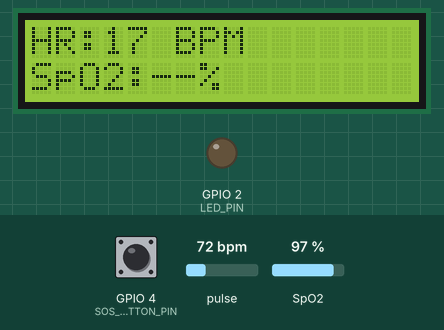
The sketch below on a simulated ESP32. Shown: 16×2 character LCD, output pins drawn as LEDs (lit = HIGH). The inputs (shaded band) are chosen by the test bench; at power-on: GPIO 4 (SOS_BUTTON_PIN) HIGH, pulse 72 bpm, SpO2 97 %. WiFi joins after 1.5 s; servers stay silent unless stated; uploads are accepted with an empty reply; what the sketch prints to the serial monitor is not drawn.

Above: at 4.4 s.
4.5 s: GPIO 4 (SOS_BUTTON_PIN) pulled LOW for 0.15 s
At 5.1 s:
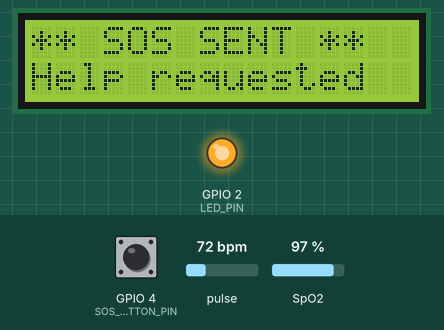
7.7 s: pulse set to 100 bpm
At 8.5 s:
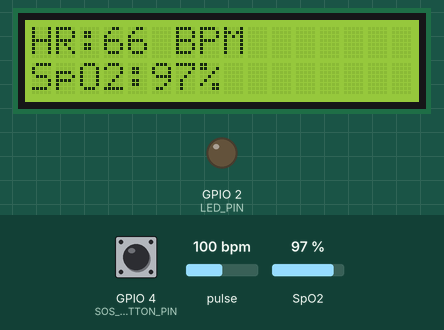
9.2 s: SpO2 set to 80 %
At 11.8 s:
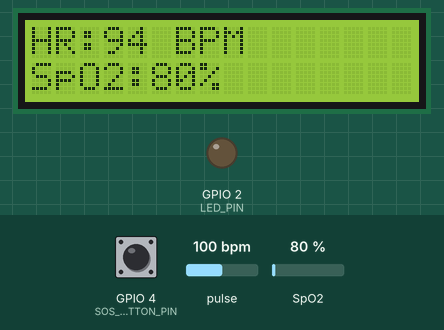
12.3 s: GPIO 4 (SOS_BUTTON_PIN) pulled LOW for 1 s
At 14.9 s:
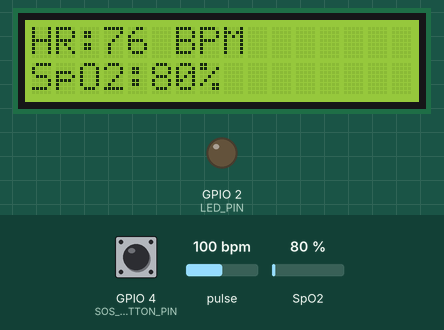
17.0 s: pulse set to 42 bpm
At 19.1 s:
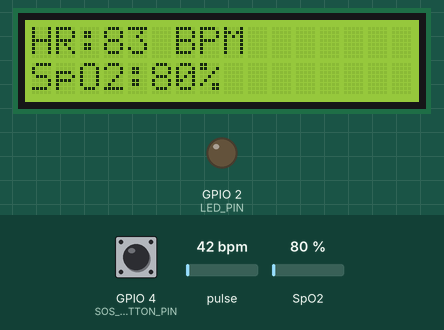
21.1 s: pulse set to 130 bpm
At 22.0 s:
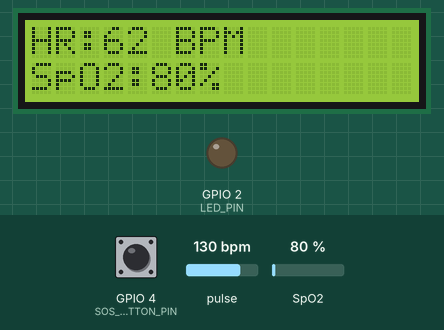
Timing chart, 0 to 24.1 s (numbered marks = the images above; inputs shaded):
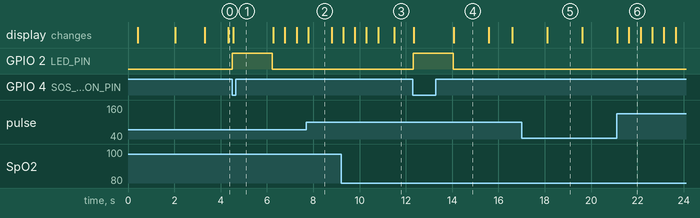

Measured:
- after the input at 4.5 s, GPIO 2 (LED_PIN): LOW → HIGH at once, → LOW 1.7 s later; the display: changes at once (image 1)
- after the input at 7.7 s, the display: changes after 0.08 s (image 2)
- after the input at 12.3 s, GPIO 2 (LED_PIN): LOW → HIGH at once, → LOW 1.7 s later; the display: first changes at once (image 4 shows a later state)
- what the display in image 2 shows lasts 1.0 s, from 7.8 s to 8.8 s
- what the display in image 4 shows lasts 1.5 s, from 14.1 s to 15.6 s
- what the display in image 6 shows lasts 0.5 s, from 21.6 s to 22.1 s

The sketch:

wristband_max30102.ino
```cpp
/*
 * VitalBand — Wrist Patch firmware (ESP32 + MAX30102 + I2C LCD + SOS button)
 * ==========================================================================
 * Replaces the MPU6050 used in the Wokwi simulation with the real MAX30102
 * pulse-oximeter. The WIRING IS UNCHANGED: the MAX30102 is an I2C device just
 * like the MPU6050, so it sits on the same SDA/SCL pair alongside the LCD.
 * Only the address differs (MAX30102 = 0x57, MPU6050 was 0x68).
 *
 * WHAT IT DOES
 *   - Reads heart rate + SpO2 from the MAX30102
 *   - Shows them live on the I2C LCD
 *   - Sends telemetry to the VitalBand backend every 5 s
 *   - SOS button fires an INSTANT, unconditional alert (no AI, no threshold,
 *     no cooldown) — this is the deterministic safety path
 *
 * FIRST-RUN CHECKLIST
 *   1. Set WIFI_SSID / WIFI_PASSWORD
 *   2. Set BACKEND_URL (see the ngrok note below)
 *   3. Open Serial Monitor at 115200 — the boot I2C scan prints every address
 *      it finds. You should see 0x57 (MAX30102) and your LCD (0x27 or 0x3F).
 *      If the LCD address differs, set LCD_ADDR to what the scan reports.
 *
 * LIBRARIES (Arduino IDE -> Library Manager)
 *   - "SparkFun MAX3010x Pulse and Proximity Sensor Library"
 *   - "LiquidCrystal I2C" by Frank de Brabander
 *   (ESP32 board package: Boards Manager -> "esp32" by Espressif)
 */

#include <Wire.h>
#include <WiFi.h>
#include <WiFiClientSecure.h>
#include <HTTPClient.h>
#include <LiquidCrystal_I2C.h>

#include "MAX30105.h"          // works for MAX30102
#include "heartRate.h"         // BPM detector
#include "spo2_algorithm.h"    // Maxim SpO2 algorithm

// ─────────────────────────── CONFIGURE ME ───────────────────────────────────

const char* WIFI_SSID     = "YOUR_WIFI_NAME";
const char* WIFI_PASSWORD = "YOUR_WIFI_PASSWORD";

// Local backend on the same network, e.g. "http://192.168.1.50:5000"
// or an ngrok HTTPS URL, e.g. "https://abc123.ngrok-free.app"
//
// NGROK WARNING: the free tier mints a NEW random URL every restart. If posts
// suddenly fail, check whether ngrok was restarted after you last flashed.
const char* BACKEND_URL = "http://192.168.1.50:5000";

// Must match the patient card you want this band to drive on the dashboard.
const char* PATIENT_ID  = "P001";
const char* DEVICE_ID   = "wrist_01";
const char* HOSPITAL_ID = "DEFAULT_HOSP";

// ─────────────────────────── PINS ───────────────────────────────────────────
// ESP32 default I2C. Both the LCD and the MAX30102 share this one bus —
// that is why swapping MPU6050 -> MAX30102 needs no rewiring.
#define I2C_SDA        21
#define I2C_SCL        22

// Verify these two against your board. In the simulation the button goes to
// GND (hence INPUT_PULLUP) and the LED sits behind a resistor.
#define SOS_BUTTON_PIN  4
#define LED_PIN         2

// LCD geometry + address. Change to 20, 4 if you have a 20x4 module.
#define LCD_ADDR 0x27
#define LCD_COLS 16
#define LCD_ROWS 2

// ─────────────────────────── TUNING ─────────────────────────────────────────
const unsigned long SEND_INTERVAL_MS   = 5000;   // telemetry cadence
const unsigned long LCD_REFRESH_MS     = 500;
const unsigned long SOS_DEBOUNCE_MS    = 250;
const long          FINGER_THRESHOLD   = 50000;  // IR level meaning "finger on"
const byte          RATE_HISTORY       = 4;      // BPM smoothing window

// ─────────────────────────── STATE ──────────────────────────────────────────

MAX30105 particleSensor;
LiquidCrystal_I2C lcd(LCD_ADDR, LCD_COLS, LCD_ROWS);

// Beat detection
byte  rates[RATE_HISTORY];
byte  rateSpot   = 0;
long  lastBeat   = 0;
float beatsPerMinute = 0;
int   beatAvg    = 0;

// SpO2 (Maxim algorithm works on a rolling 100-sample buffer)
#define SPO2_BUFFER_LEN 100
uint32_t irBuffer[SPO2_BUFFER_LEN];
uint32_t redBuffer[SPO2_BUFFER_LEN];
int32_t  spo2          = 0;
int8_t   validSPO2     = 0;
int32_t  heartRateAlgo = 0;
int8_t   validHeartRate = 0;
int      bufferIndex   = 0;
bool     spo2Warmed    = false;

bool fingerPresent = false;

unsigned long lastSend      = 0;
unsigned long lastLcd       = 0;
volatile unsigned long lastSosPress = 0;
volatile bool sosPending = false;

// ─────────────────────────── SOS (deterministic path) ───────────────────────
// Kept as an ISR so a button press is never missed while the main loop is busy
// talking to WiFi. The ISR only sets a flag; the network call happens in loop().
void IRAM_ATTR onSosPressed() {
  unsigned long now = millis();
  if (now - lastSosPress < SOS_DEBOUNCE_MS) return;  // debounce
  lastSosPress = now;
  sosPending = true;
}

// ─────────────────────────── HELPERS ────────────────────────────────────────

void i2cScan() {
  Serial.println(F("\n--- I2C scan ---"));
  byte found = 0;
  for (byte addr = 1; addr < 127; addr++) {
    Wire.beginTransmission(addr);
    if (Wire.endTransmission() == 0) {
      Serial.printf("  device at 0x%02X", addr);
      if (addr == 0x57) Serial.print(F("   <- MAX30102"));
      if (addr == 0x27 || addr == 0x3F) Serial.print(F("   <- LCD"));
      Serial.println();
      found++;
    }
  }
  if (found == 0) {
    Serial.println(F("  NOTHING FOUND. Check SDA/SCL and that both modules have 3V3 + GND."));
  }
  Serial.println(F("----------------\n"));
}

void lcdTwoLines(const String& l1, const String& l2) {
  lcd.clear();
  lcd.setCursor(0, 0);
  lcd.print(l1.substring(0, LCD_COLS));
  if (LCD_ROWS > 1) {
    lcd.setCursor(0, 1);
    lcd.print(l2.substring(0, LCD_COLS));
  }
}

void connectWiFi() {
  Serial.printf("Connecting to %s", WIFI_SSID);
  lcdTwoLines("VitalBand", "WiFi...");
  WiFi.mode(WIFI_STA);
  WiFi.begin(WIFI_SSID, WIFI_PASSWORD);

  unsigned long deadline = millis() + 20000;
  while (WiFi.status() != WL_CONNECTED && millis() < deadline) {
    delay(400);
    Serial.print(".");
  }
  Serial.println();

  if (WiFi.status() == WL_CONNECTED) {
    Serial.print(F("WiFi OK, IP: "));
    Serial.println(WiFi.localIP());
    lcdTwoLines("WiFi connected", WiFi.localIP().toString());
  } else {
    // Not fatal: vitals still show on the LCD, which is what the patient and
    // a nearby nurse can actually see. Only the dashboard misses out.
    Serial.println(F("WiFi FAILED - running offline (LCD only)"));
    lcdTwoLines("WiFi failed", "LCD-only mode");
  }
  delay(1200);
}

/*
 * One POST helper for every endpoint.
 *
 * CRITICAL ESP32 DETAIL: for an https:// target you MUST use WiFiClientSecure
 * with setInsecure() and http.begin(client, url). A plain http.begin(url)
 * against an HTTPS URL fails with -1 / "connection refused". Plain http://
 * targets use the ordinary path.
 */
bool postJson(const String& path, const String& payload) {
  if (WiFi.status() != WL_CONNECTED) return false;

  String url = String(BACKEND_URL) + path;
  HTTPClient http;
  bool ok = false;
  int code = -1;

  if (url.startsWith("https://")) {
    WiFiClientSecure secureClient;
    secureClient.setInsecure();               // no cert pinning for the demo
    if (http.begin(secureClient, url)) {
      http.addHeader("Content-Type", "application/json");
      http.setTimeout(5000);
      code = http.POST(payload);
      http.end();
    }
  } else {
    if (http.begin(url)) {
      http.addHeader("Content-Type", "application/json");
      http.setTimeout(5000);
      code = http.POST(payload);
      http.end();
    }
  }

  ok = (code > 0 && code < 400);
  Serial.printf("POST %s -> %d\n", path.c_str(), code);
  return ok;
}

void sendSos() {
  Serial.println(F("*** SOS PRESSED ***"));
  digitalWrite(LED_PIN, HIGH);
  lcdTwoLines("** SOS SENT **", "Help requested");

  String body = String("{\"device_id\":\"") + DEVICE_ID +
                "\",\"patient_id\":\"" + PATIENT_ID +
                "\",\"hospital_id\":\"" + HOSPITAL_ID + "\"}";
  postJson("/api/sos", body);

  delay(1500);
  digitalWrite(LED_PIN, LOW);
}

void sendVitals(int hr, int spo2Value) {
  String body = String("{\"device_id\":\"") + DEVICE_ID +
                "\",\"patient_id\":\"" + PATIENT_ID +
                "\",\"hospital_id\":\"" + HOSPITAL_ID +
                "\",\"heart_rate\":" + String(hr) +
                ",\"spo2\":" + String(spo2Value) +
                ",\"fall\":false,\"sos\":false}";
  postJson("/api/sensor", body);
}

// ─────────────────────────── SETUP ──────────────────────────────────────────

void setup() {
  Serial.begin(115200);
  delay(300);
  Serial.println(F("\n\nVitalBand wrist patch booting..."));

  pinMode(LED_PIN, OUTPUT);
  digitalWrite(LED_PIN, LOW);
  pinMode(SOS_BUTTON_PIN, INPUT_PULLUP);
  attachInterrupt(digitalPinToInterrupt(SOS_BUTTON_PIN), onSosPressed, FALLING);

  Wire.begin(I2C_SDA, I2C_SCL);
  Wire.setClock(400000);

  lcd.init();
  lcd.backlight();
  lcdTwoLines("VitalBand", "Starting...");

  i2cScan();

  // MAX30102 on the shared bus
  if (!particleSensor.begin(Wire, I2C_SPEED_FAST)) {
    Serial.println(F("MAX30102 NOT FOUND at 0x57."));
    Serial.println(F("  - check 3V3 (NOT 5V on most breakouts), GND, SDA, SCL"));
    lcdTwoLines("MAX30102 ERROR", "Check wiring");
    // Do not hang: the SOS button must keep working even with a dead sensor.
  } else {
    Serial.println(F("MAX30102 ready."));
    // 0x1F..0xFF LED power. Higher = better signal but more heat/current.
    particleSensor.setup(0x3F, 4, 2, 400, 411, 4096);
    particleSensor.setPulseAmplitudeRed(0x0A);
    particleSensor.setPulseAmplitudeIR(0x1F);
    particleSensor.setPulseAmplitudeGreen(0);   // MAX30102 has no green LED
  }

  connectWiFi();
  lcdTwoLines("Place finger", "on sensor");
}

// ─────────────────────────── LOOP ───────────────────────────────────────────

void loop() {
  // 1. SOS first, always. Nothing below may delay or suppress it.
  if (sosPending) {
    sosPending = false;
    sendSos();
  }

  // 2. Sample the sensor
  long irValue  = particleSensor.getIR();
  long redValue = particleSensor.getRed();

  bool nowPresent = (irValue > FINGER_THRESHOLD);
  if (nowPresent != fingerPresent) {
    fingerPresent = nowPresent;
    if (!fingerPresent) {
      // Reset derived values so the LCD never shows a stale BPM from the
      // last person once the finger is lifted.
      beatAvg = 0;
      beatsPerMinute = 0;
      spo2 = 0;
      validSPO2 = 0;
      bufferIndex = 0;
      spo2Warmed = false;
    }
  }

  if (fingerPresent) {
    // ── Beat detection (fast, per-sample) ──
    if (checkForBeat(irValue)) {
      long delta = millis() - lastBeat;
      lastBeat = millis();
      float bpm = 60.0 / (delta / 1000.0);

      if (bpm > 20 && bpm < 255) {
        rates[rateSpot++] = (byte)bpm;
        rateSpot %= RATE_HISTORY;
        int total = 0;
        for (byte i = 0; i < RATE_HISTORY; i++) total += rates[i];
        beatAvg = total / RATE_HISTORY;
      }
    }

    // ── SpO2 (needs a rolling 100-sample window) ──
    redBuffer[bufferIndex] = redValue;
    irBuffer[bufferIndex]  = irValue;
    bufferIndex++;

    if (bufferIndex >= SPO2_BUFFER_LEN) {
      bufferIndex = 0;
      spo2Warmed = true;
      maxim_heart_rate_and_oxygen_saturation(
        irBuffer, SPO2_BUFFER_LEN, redBuffer,
        &spo2, &validSPO2, &heartRateAlgo, &validHeartRate);
    }
  }

  particleSensor.nextSample();

  // 3. LCD refresh
  if (millis() - lastLcd >= LCD_REFRESH_MS) {
    lastLcd = millis();

    if (!fingerPresent) {
      lcdTwoLines("Place finger", "on sensor");
    } else if (!spo2Warmed && beatAvg == 0) {
      lcdTwoLines("Reading...", "Hold still");
    } else {
      String l1 = "HR:" + (beatAvg > 0 ? String(beatAvg) : String("--")) + " BPM";
      String l2 = "SpO2:" +
                  ((validSPO2 && spo2 > 0 && spo2 <= 100) ? String(spo2) : String("--")) + "%";
      lcdTwoLines(l1, l2);
    }
  }

  // 4. Telemetry
  if (millis() - lastSend >= SEND_INTERVAL_MS) {
    lastSend = millis();
    if (fingerPresent && beatAvg > 0) {
      int spo2Out = (validSPO2 && spo2 > 0 && spo2 <= 100) ? (int)spo2 : 0;
      Serial.printf("HR=%d  SpO2=%d  IR=%ld\n", beatAvg, spo2Out, irValue);
      sendVitals(beatAvg, spo2Out);
    } else {
      Serial.printf("no finger (IR=%ld)\n", irValue);
    }
  }
}
```
